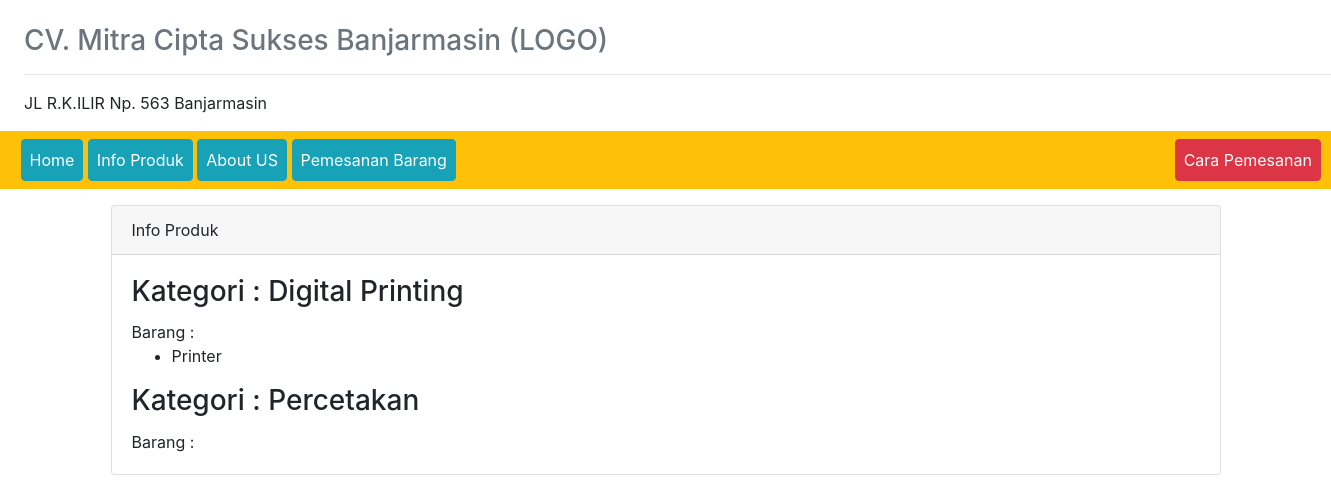
The page /?view=info-produk on the database as committed earlier.
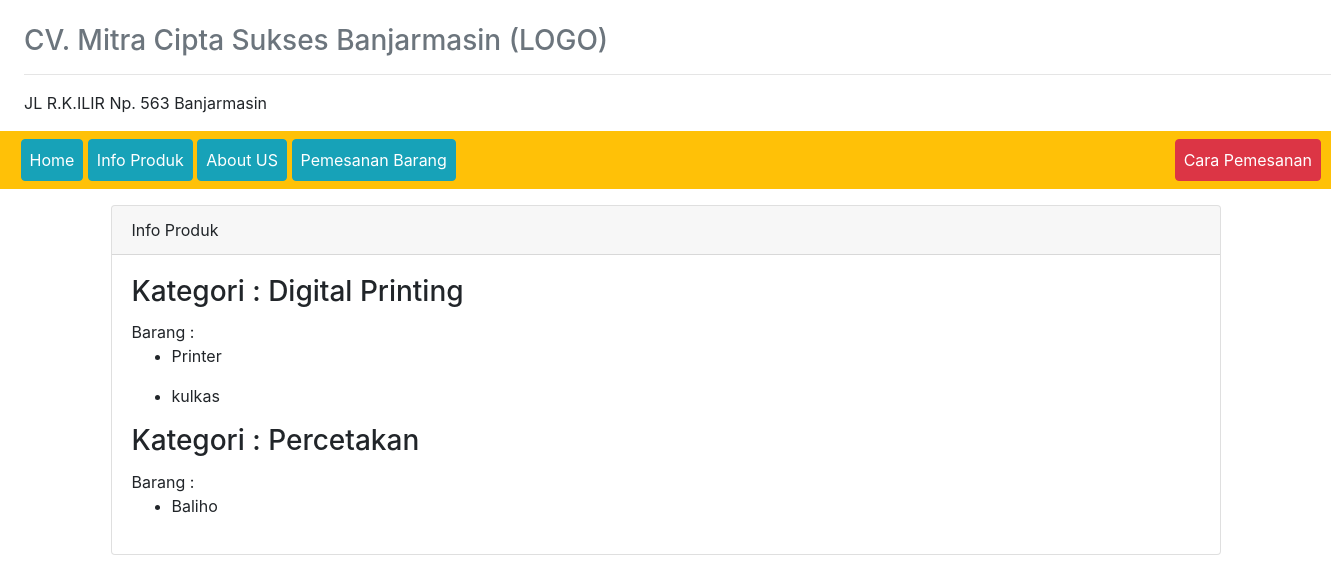
The same page on the database as committed later.
### tables this page shows
CREATE TABLE `kategori` (
  `id_kategori` int(50) NOT NULL,
  `nama_kategori` varchar(50) NOT NULL
);

CREATE TABLE `nama_barang` (
  `kode_barang` int(50) NOT NULL,
  `nama_barang` varchar(50) NOT NULL,
  `type_barang` varchar(50) NOT NULL,
  `kategori` int(50) NOT NULL
);

### models/admin.php (called while the page is built, shortened)
<?php
class Admin
{
  private $mysqli;
  function __construct($mysqli)
  {
    $this->mysqli = $mysqli;
  }
  public function showBarangKategori($id_kategori)
  {
    $db = $this->mysqli->conn;
    $sql = " SELECT * FROM nama_barang WHERE kategori = '$id_kategori'";
    $query = $db->query($sql);
    return $query;
  }
  public function showKategori()
  {
    $db = $this->mysqli->conn;
    $sql = " SELECT * FROM kategori ";
    $query = $db->query($sql);
    return $query;
  }
}
?>

### view/info-produk.php (the view)
<div class="card">
  <div class="card-header">
    Info Produk
  </div>
  <div class="card-body">
    <?php
    $dataKategori = $objAdmin->showKategori();
    while ($kategori = $dataKategori->fetch_object()) {
    ?>
    <h3 class="card-title">Kategori : <?=$kategori->nama_kategori ?></h3>
    Barang :
    <?php
    $id_kategori = $kategori->id_kategori;
    $dataBarang = $objAdmin->showBarangKategori($id_kategori);
    while ($barang = $dataBarang->fetch_object()) {
    ?>
    <ul>
      <li>
        <?=$barang->nama_barang ?>
      </li>
    </ul>
  <?php } ?>
  <?php } ?>
  </div>
</div>

Rows that differ between the two databases and show on the page:
added nama_barang: nama_barang "kulkas", shown under kategori "Digital Printing"
added nama_barang: nama_barang "Baliho", shown under kategori "Percetakan"
